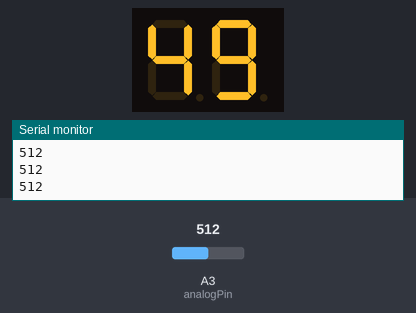
This sketch was run on a simulated Arduino Mega 2560, built with avr-gcc and run on an emulated ATmega2560. Shown: 2-digit seven-segment display, the last lines printed to the serial monitor. Wiring (inferred from the names in the program): 2-digit 7-segment display, segments lit when HIGH: segments pin 22, pin 23, pin 24, pin 25, pin 26, pin 27, pin 28; digit selects pin 3, pin 2. The inputs (shaded band) are chosen by the test bench; at power-on: A3 (analogPin) = 512. The segment pins are drawn as the display they are named for.

Above: at 1.2 s.
1.3 s: A3 (analogPin) set to 716
At 2.4 s:
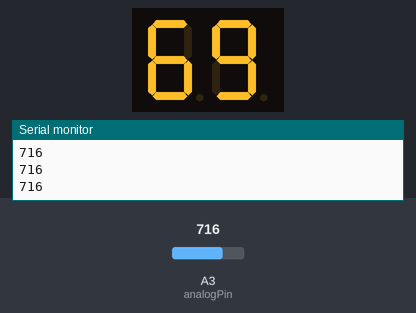
2.8 s: A3 (analogPin) set to 900
At 3.6 s:
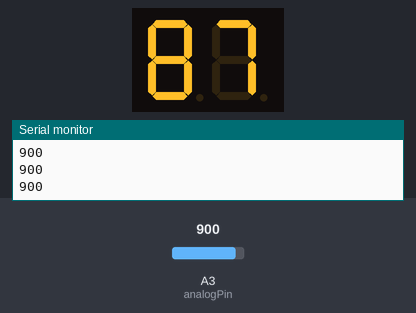
4.3 s: A3 (analogPin) set to 1023
At 4.6 s:
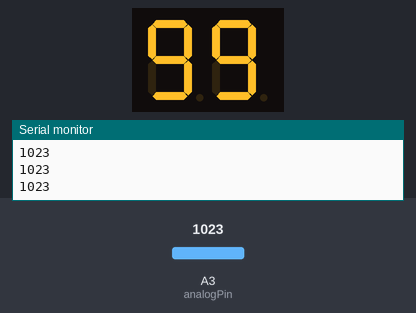
Timing chart, 0 to 7.3 s (numbered marks = the images above; inputs shaded):
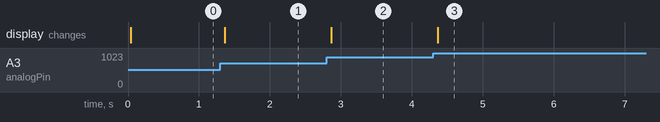

Measured:
- after the input at 1.3 s, the display: changes after 0.06 s (image 1)
- after the input at 2.8 s, the display: changes after 0.06 s (image 2)
- after the input at 4.3 s, the display: changes after 0.06 s (image 3)

The sketch:

displayledepotenciometro.ino
```cpp
#define a 22
#define b 23
#define c 24
#define d 25
#define e 26
#define f 27
#define g 28
#define port_unidade 2
#define port_dezena 3

//criar biblioteca
#include "exibe_disp.h"

int analogPin = A3;
//analog pin 3;

int val = 0;
int cont = 0;
int unidade, dezena;

int display[10][7] = {
  //a, b, c, d, e, f, g
  {1, 1, 1, 1, 1, 1, 0},  // 0
  {0, 1, 1, 0, 0, 0, 0},  // 1
  {1, 1, 0, 1, 1, 0, 1},  // 2
  {1, 1, 1, 1, 0, 0, 1},  // 3
  {0, 1, 1, 0, 0, 1, 1},  // 4
  {1, 0, 1, 1, 0, 1, 1},  // 5
  {1, 0, 1, 1, 1, 1, 1},  // 6
  {1, 1, 1, 0, 0, 0, 0},  // 7
  {1, 1, 1, 1, 1, 1, 1},  // 8
  {1, 1, 1, 1, 0, 1, 1}   // 9
};
void setup() {
  Serial.begin(9600);
  pinMode(a, OUTPUT);
  pinMode(b, OUTPUT);
  pinMode(c, OUTPUT);
  pinMode(d, OUTPUT);
  pinMode(e, OUTPUT);
  pinMode(f, OUTPUT);
  pinMode(g, OUTPUT);
  pinMode(port_unidade, OUTPUT);
  pinMode(port_dezena, OUTPUT);
}

void loop() {
  val = analogRead(analogPin);
  Serial.println(val);
  //definir escala de 0 a 99
  cont =  map(val, 0, 1023, 0, 99);

  dezena = cont / 10;
  unidade = cont % 10;

  exibe_disp(dezena, unidade);

}
```

exibe_disp.h
```cpp
void exibe_disp(int, int);
```

exibe_disp.ino
```cpp
void exibe_disp(int dezena, int unidade) {

  digitalWrite(a, display[unidade][0]);
  digitalWrite(b, display[unidade][1]);
  digitalWrite(c, display[unidade][2]);
  digitalWrite(d, display[unidade][3]);
  digitalWrite(e, display[unidade][4]);
  digitalWrite(f, display[unidade][5]);
  digitalWrite(g, display[unidade][6]);

  //catodo negativo, vamos ligar um de cada vez pra aparecer dezena e unidade
  digitalWrite(port_unidade, LOW);
  digitalWrite(port_dezena, HIGH);

  delay(5);

  digitalWrite(a, display[dezena][0]);
  digitalWrite(b, display[dezena][1]);
  digitalWrite(c, display[dezena][2]);
  digitalWrite(d, display[dezena][3]);
  digitalWrite(e, display[dezena][4]);
  digitalWrite(f, display[dezena][5]);
  digitalWrite(g, display[dezena][6]);

  //catodo negativo, vamos ligar um de cada vez pra aparecer dezena e unidade
  digitalWrite(port_unidade, HIGH);
  digitalWrite(port_dezena, LOW);

  delay(5);
}
```
